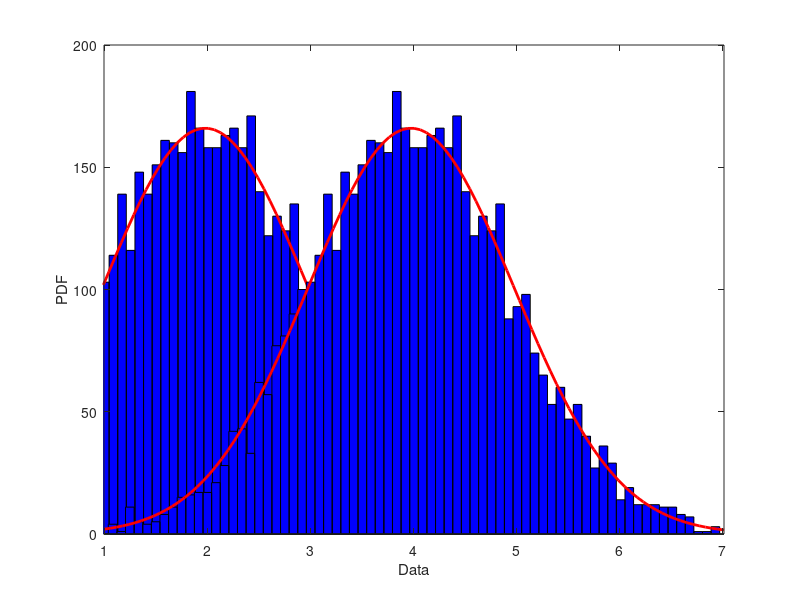

Write MATLAB code to recreate this figure. (Note: this script raises an error after producing the figure.)
%% Signal Offset
L=5000; %number of samples assaigned
mu1=2;
sigma1 = 1; %standard deviation of smaples
X1 = normrnd(mu1,sigma1,[1,L]);
normalpd = fitdist(X1',"Normal")
plot(normalpd)
hold on

X2 = X1 + 2;
normalpd = fitdist(X2',"Normal")
plot(normalpd)


legend({"X1: mu=2, sigma = 1  ","X1: mu=2, sigma = 1  ", ...
    "X2: =X1+2", "X2: =X1+2"},...
    'Location','northwest','NumColumns',2,FontSize=24)
xlabel("Sample [N]", FontSize=24)
ylabel("Value", FontSize=24)
axis padded
